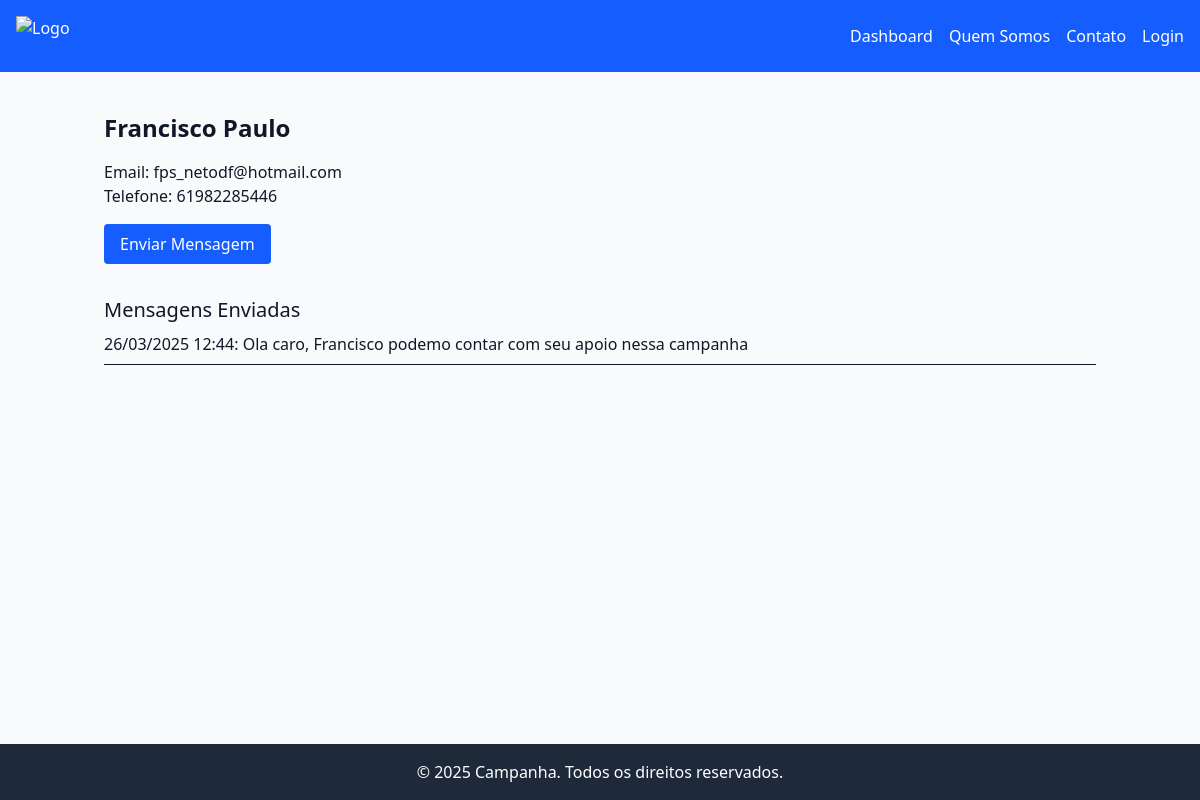
The app's page /eleitores/1/ with its own data.
### eleitores/models.py (models this page shows, shortened)
class Eleitor(models.Model):
    nome       = models.CharField(max_length=255)
    email      = models.EmailField(unique=True)
    telefone   = models.CharField(max_length=20, blank=True)
    cadastrado_em = models.DateTimeField(auto_now_add=True)

class MensagemEleitor(models.Model):
    eleitor    = models.ForeignKey(Eleitor, on_delete=models.CASCADE, related_name='mensagens')
    mensagem   = models.TextField()
    enviado_em = models.DateTimeField(auto_now_add=True)

### eleitores/views.py (the view)
# urls.py: path('<int:eleitor_id>/', views.eleitor_detalhe, name='detalhe'),
def eleitor_detalhe(request, eleitor_id):
    eleitor = get_object_or_404(Eleitor, id=eleitor_id)
    mensagens = eleitor.mensagens.all().order_by('-enviado_em')
    return render(request, 'eleitores/detalhe.html', {'eleitor': eleitor, 'mensagens': mensagens})

### eleitores/templates/eleitores/detalhe.html (shortened to what this page needs)
{% extends 'base1.html' %}
{% block content %}
<div class="container mx-auto p-4">
  <h1 class="text-2xl font-bold mb-4">{{ eleitor.nome }}</h1>
  <p>Email: {{ eleitor.email }}</p>
  <p>Telefone: {{ eleitor.telefone }}</p>
  <a href="{% url 'eleitores:enviar_mensagem' eleitor.id %}" class="bg-blue-600 text-white px-4 py-2 rounded mt-4 inline-block">Enviar Mensagem</a>
  <h2 class="text-xl mt-8">Mensagens Enviadas</h2>
  <ul>
    {% for mensagem in mensagens %}
      <li class="border-b py-2">{{ mensagem.enviado_em|date:"d/m/Y H:i" }}: {{ mensagem.mensagem }}</li>
    {% empty %}
      <li>Nenhuma mensagem enviada.</li>
    {% endfor %}
  </ul>
</div>
{% endblock %}

### campanha/templates/base1.html (style rules this page uses)
html, body { height: 100%; margin: 0; }
body { display: flex; flex-direction: column; }

### records on screen
Eleitor: nome "Francisco Paulo", email "fps_netodf@hotmail.com", telefone "61982285446"
MensagemEleitor: enviado_em "26/03/2025 12:44", mensagem "Ola caro, Francisco podemo contar com seu apoio nessa campanha"
